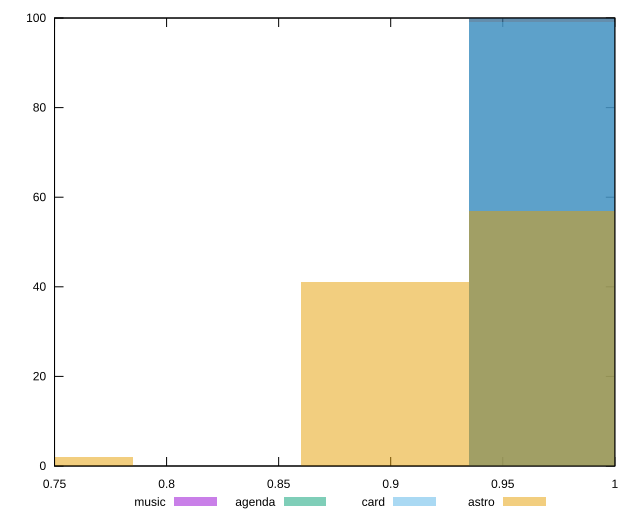

gnuplot code for this plot:
reset

$music <<EOF
0.9721851262209615 100
EOF

$agenda <<EOF
0.9721851262209615 100
EOF

$card <<EOF
0.9721851262209615 99
EOF

$astro <<EOF
0.9721851262209615 57
0.8974016549731952 41
0.7478347124776628 2
EOF

set key outside below
set boxwidth 0.07478347124776627
set xrange [0.75:1]
set yrange [0:100]
set trange [0:100]
set style fill transparent solid 0.5 noborder
set terminal svg size 640, 520 enhanced background rgb 'white'
set output "report/report_00029_2021-02-24T13-36-40.390Z/legacy-javascript/comparison/histogram/all_score.svg"

plot $music title "music" with boxes, \
     $agenda title "agenda" with boxes, \
     $card title "card" with boxes, \
     $astro title "astro" with boxes

reset
